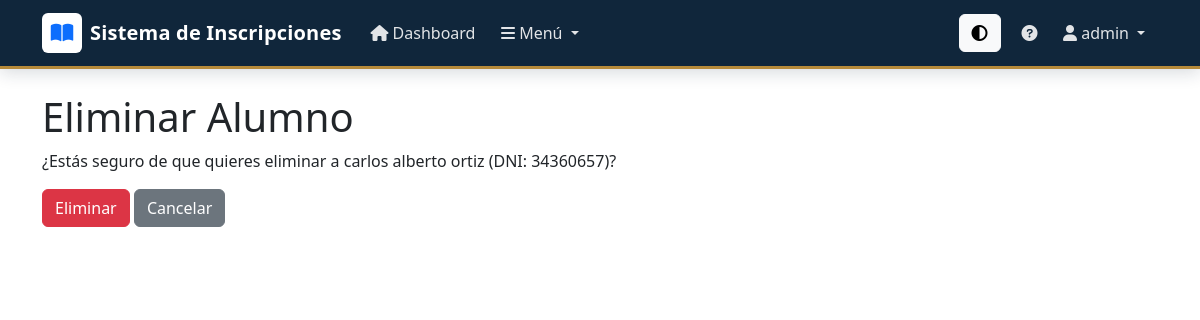
The page /eliminar/3/ (signed in) on the database its author committed.
### inscripciones/models.py (models this page shows, shortened)
class Alumno(models.Model):
    ESTADOS = [
        ('Preinscripto', 'Preinscripto'),
        ('Inscripto', 'Inscripto'),
        ('Baja', 'Baja'),
    ]
    TURNO_CHOICES = [
        ('Mañana', 'Mañana'),
        ('Tarde', 'Tarde'),
        ('Noche', 'Noche'),
    ]
    SITUACION_CHOICES = [
        ('Trabaja', 'Trabaja'),
        ('No trabaja', 'No trabaja'),
        ('Estudia y trabaja', 'Estudia y trabaja'),
    ]
    SITUACION_ACADEMICA_CHOICES = [
        ('Regular', 'Regular'),
        ('Pendiente', 'Pendiente'),
        ('Egresado', 'Egresado'),
    ]
    CONTINUIDAD_CHOICES = [
        ('Continúa', 'Continúa'),
        ('Interrumpió', 'Interrumpió'),
        ('Reincorporado', 'Reincorporado'),
    ]
    dni = models.CharField(max_length=8, unique=True, verbose_name="DNI")
    nombre = models.CharField(max_length=100, verbose_name="Nombre")
    apellido = models.CharField(max_length=100, verbose_name="Apellido")
    fecha_nacimiento = models.DateField(verbose_name="Fecha de nacimiento", blank=True, null=True)
    fecha_inscripcion = models.DateField(verbose_name="Fecha de inscripción", auto_now_add=True)
    año = models.IntegerField(verbose_name="Año", validators=[MinValueValidator(1), MaxValueValidator(6)])
    estado = models.CharField(max_length=50, choices=ESTADOS, default="Preinscripto", verbose_name="Estado")
    carrera = models.CharField(max_length=150, verbose_name="Carrera", blank=True, null=True)
    matricula = models.CharField(max_length=50, verbose_name="Matrícula", blank=True, null=True)
    unidad = models.CharField(max_length=150, verbose_name="Unidad / institución", blank=True, null=True)
    pabellon = models.CharField(max_length=100, verbose_name="Pabellón", blank=True, null=True)
    turno = models.CharField(max_length=20, choices=TURNO_CHOICES, default='Mañana', verbose_name="Turno", blank=True, null=True)
    curso = models.CharField(max_length=100, verbose_name="Curso / División", blank=True, null=True)
    situacion_laboral = models.CharField(max_length=30, choices=SITUACION_CHOICES, default='No trabaja', verbose_name="Situación laboral", blank=True, null=True)
    situacion_academica = models.CharField(max_length=30, choices=SITUACION_ACADEMICA_CHOICES, default='Regular', verbose_name="Situación académica", blank=True, null=True)
    continuidad_estudios = models.CharField(max_length=30, choices=CONTINUIDAD_CHOICES, default='Continúa', verbose_name="Continuidad de estudios", blank=True, null=True)
    recupero_libertad = models.BooleanField(default=False, verbose_name="Recuperó la libertad")
    fecha_recupero_libertad = models.DateField(verbose_name='Fecha de recuperación de libertad', blank=True, null=True)
    telefono = models.CharField(max_length=30, verbose_name="Teléfono", blank=True, null=True)
    email = models.EmailField(verbose_name="Correo electrónico", blank=True, null=True)
    domicilio = models.CharField(max_length=200, verbose_name="Domicilio", blank=True, null=True)
    observaciones = models.TextField(verbose_name="Observaciones", blank=True, null=True)
    estudios_primarios = models.CharField(max_length=200, verbose_name="Estudios primarios", blank=True, null=True)
    estudios_secundarios = models.CharField(max_length=200, verbose_name="Estudios secundarios", blank=True, null=True)
    documento = models.FileField(upload_to='documentacion/', verbose_name='Documentación escaneada', blank=True, null=True)
    creado_en = models.DateTimeField(auto_now_add=True, verbose_name='Creado en')
    actualizado_en = models.DateTimeField(auto_now=True, verbose_name='Actualizado en')
    class Meta:
        verbose_name = 'Alumno'
        verbose_name_plural = 'Alumnos'
        ordering = ['apellido', 'nombre']

### inscripciones/views.py (the view, shortened to what this page needs)
# urls.py: path('eliminar/<int:id>/', views.eliminar, name='eliminar'),
@login_required
def eliminar(request, id):
    alumno = get_object_or_404(Alumno, id=id)
    return render(request, 'eliminar.html', {'alumno': alumno})

### templates/eliminar.html
{% extends 'base.html' %}
{% block content %}
<h1>Eliminar Alumno</h1>
<p>¿Estás seguro de que quieres eliminar a {{alumno.nombre}} {{alumno.apellido}} (DNI: {{alumno.dni}})?</p>
<form method="post">{% csrf_token %}
<button class="btn btn-danger" type="submit">Eliminar</button>
<a href="{% url 'listar' %}" class="btn btn-secondary">Cancelar</a>
</form>
{% endblock %}

### templates/base.html (shortened to what this page needs)
<!DOCTYPE html>
<html lang="es">
<head>
    {% load static %}
    <link rel="stylesheet" href="{% static 'css/base.css' %}">
    <link href="https://cdn.jsdelivr.net/npm/bootstrap@5.3.0/dist/css/bootstrap.min.css" rel="stylesheet">
    <link href="https://cdnjs.cloudflare.com/ajax/libs/font-awesome/6.0.0/css/all.min.css" rel="stylesheet">
</head>
<body>
    <nav class="navbar navbar-expand-lg navbar-dark">
        <div class="container">
            <a class="navbar-brand d-flex align-items-center gap-2" href="/">
                <div class="d-flex align-items-center justify-content-center bg-white rounded-2 px-2 py-1 brand-mark">
                    <i class="fas fa-book-open text-primary"></i>
                </div>
                <span>Sistema de Inscripciones</span>
            </a>
            <div class="collapse navbar-collapse" id="navbarNav">
                <ul class="navbar-nav me-auto">
                    {% if user.is_authenticated %}
                        <li class="nav-item">
                            <a class="nav-link" href="{% url 'dashboard' %}">
                                <i class="fas fa-home"></i> Dashboard
                            </a>
                        </li>
                        <li class="nav-item dropdown">
                            <a class="nav-link dropdown-toggle" href="#" id="menuDropdown" role="button" data-bs-toggle="dropdown">
                                <i class="fas fa-bars"></i> Menú
                            </a>
                        </li>
                    {% else %}
                        <li class="nav-item">
                            <a class="nav-link" href="{% url 'login' %}">
                                <i class="fas fa-sign-in-alt"></i> Iniciar Sesión
                            </a>
                        </li>
                    {% endif %}
                </ul>
                <ul class="navbar-nav align-items-center">
                    <li class="nav-item me-2">
                        <button id="theme-toggle" class="btn btn-light" title="Cambiar Tema">
                            <i class="fas fa-adjust"></i>
                        </button>
                    </li>
                    {% if user.is_authenticated %}
                        <li class="nav-item">
                            <a class="nav-link" href="{% url 'ayuda' %}" title="Ayuda">
                                <i class="fas fa-question-circle"></i>
                            </a>
                        </li>
                        <li class="nav-item dropdown">
                            <a class="nav-link dropdown-toggle" href="#" id="userDropdown" role="button" data-bs-toggle="dropdown">
                                <i class="fas fa-user"></i> {{ user.username }}
                            </a>
                        </li>
                    {% endif %}
                </ul>
            </div>
        </div>
    </nav>
    <div class="container mt-4 mb-4">
        {% block content %}{% endblock %}
    </div>
</body>
</html>

### inscripciones/static/css/base.css (style rules this page uses)
:root { --primary: #17324d; --primary-strong: #10263b; --primary-soft: #eaf0f5; --accent: #b68a3a; --success: #2f6f5e; --warning: #b68a3a; --danger: #a54848; --ink: #1d2935; --muted: #687583; --surface: #ffffff; --surface-alt: #f4f6f8; --border: #dce2e8; }
* { box-sizing: border-box; }
body { background: #f4f6f8; color: var(--ink); font-family: "Segoe UI", Arial, sans-serif; line-height: 1.5; }
.navbar { background: var(--primary-strong); box-shadow: 0 4px 16px rgba(16, 38, 59, 0.16); border-bottom: 3px solid var(--accent); }
.navbar-brand { font-weight: 700; letter-spacing: 0.01em; }
.nav-link { font-weight: 500; color: rgba(255, 255, 255, 0.88) !important; padding: 0.65rem 0.8rem !important; }
.btn { border-radius: 8px; font-weight: 600; padding: 0.65rem 1rem; transition: transform 0.15s ease, box-shadow 0.15s ease, background-color 0.15s ease; }
.brand-mark { width: 40px; height: 40px; }

### rows shown on the page
Alumno: nombre "carlos alberto", apellido "ortiz", dni "34360657"

### other values the page prints
{{ user.username }} "admin"
